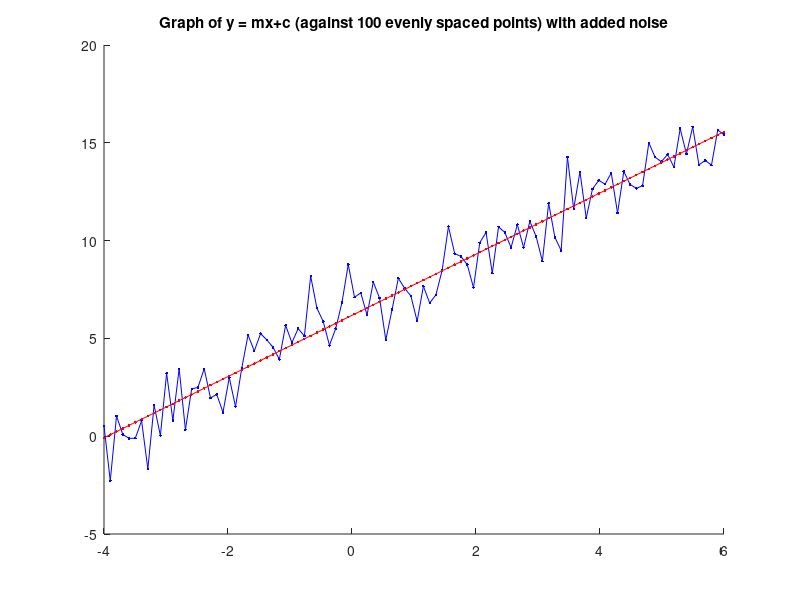

MATLAB code for this plot:
% reset the workspace
clc; clear all; close all;
% program constants
xAxisStart = -4;
xAxisEnd = 6;
m = 1.6;
c = 6;
% generate 100 evenly spaced 
x = linspace(xAxisStart, xAxisEnd);
% now use straight line equation with parameters 
y = m*x+c;
% add some noise to sample points
yWithNoise = y + randn(1,100);
% create a figure and plot vectors
figure;
hold on;
plot(x,yWithNoise,'-b.'); title('Graph of y = mx+c (against 100 evenly spaced points) with added noise');
Y = yWithNoise;
X=x;
%// Get total number of points
n = numel(X);

% // Define relevant quantities
sumxi = sum(X);
sumyi = sum(Y);
sumxiyi = sum(X.*Y);
sumxi2 = sum(X.^2);
sumyi2 = sum(Y.^2);

%// Determine slope and intercept
m = (sumxi * sumyi - n*sumxiyi) / (sumxi^2 - n*sumxi2);
c2 = (sumxiyi * sumxi - sumyi * sumxi2) / (sumxi^2 - n*sumxi2);

%// Display them
disp([m c2])
y = m*x+c2;
plot(x,y,'-r.');
